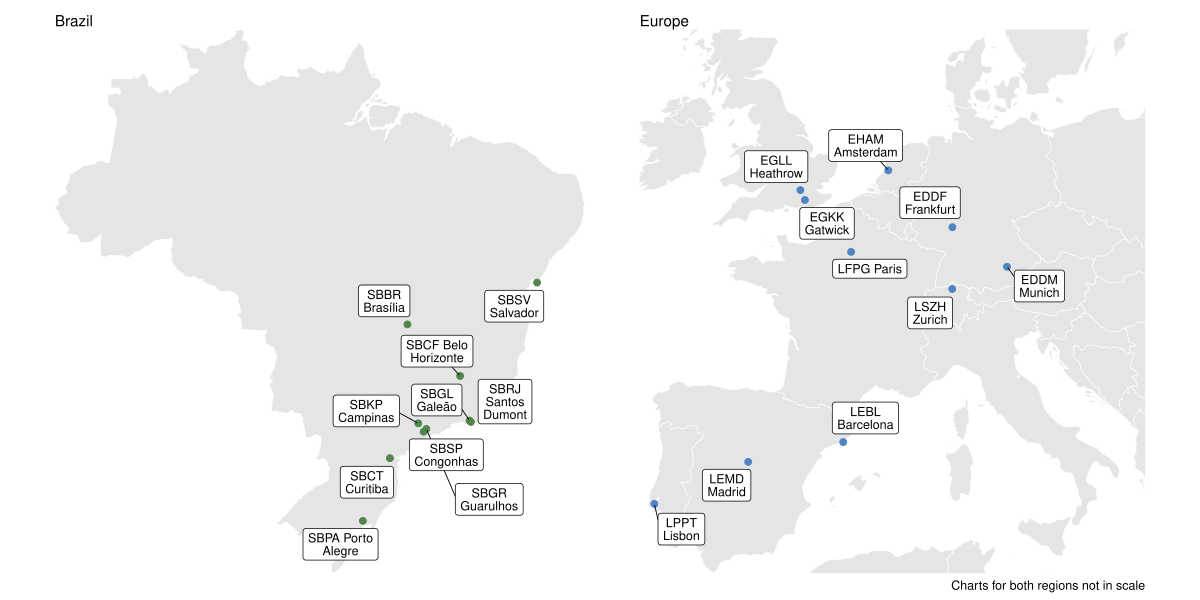

Generate this figure with R:
#' script to plot scope map
#' 
#' 

# load airport
source("_chapter-setup.R")

# get airport LAT/LON --------------------------------------------------------
# our_airports <- readr::read_csv(
#   "https://davidmegginson.github.io/ourairports-data/airports.csv"
#   , show_col_types = FALSE)
# 
# this_airports <- our_airports |> 
#   dplyr::filter(ident %in% c(bra_apts, eur_apts)) |> 
#   dplyr::select(ICAO = ident, LAT = latitude_deg, LON = longitude_deg) |> 
#   dplyr::inner_join( dplyr::bind_rows(bra_apts_names, eur_apts_names)
#                     ,dplyr::join_by(ICAO))
# 
# readr::write_csv(this_airports, "./data/airport-LAT-LON-NAME.csv")

# read-in look-up
this_airports <- readr::read_csv(here::here("data", "airport-LAT-LON-NAME.csv"), show_col_types = FALSE)
this_airports <- this_airports |> dplyr::filter(ICAO %in% c(bra_apts, eur_apts))

worldmap <- ggplot2::borders("world2", colour="lightblue", fill="lightblue")
ggplot2::ggplot() + worldmap + theme_void()

library(ggplot2)
library(ggrepel)
library(rnaturalearth)
library(rnaturalearthdata)
library(patchwork)
library(ggrepel)

world   <- ne_countries(scale = "medium", returnclass = "sf")
bra_map <- world |> dplyr::filter(admin == "Brazil")
#eur_map <- world |> dplyr::filter(admin %in% c("United Kingdom","Netherlands","Germany","Italy","Spain"))
eur_map <- ne_countries(
  country = c("Spain","Portugal","France"
              ,"United Kingdom"
              ,"Germany","Belgium","Netherlands","Luxembourg"
              ,"Austria","Switzerland", "Italy"), scale = "medium")

bra_apts_coord <- this_airports |> 
  filter(grepl(pattern = "^SB", x = ICAO)) |> 
  mutate(NUDGE_X = case_when(
    ICAO %in% c("SBSV") ~ -20
    ,.default = -10)
  )

bra_chart <- ggplot2::ggplot() +
  geom_sf(data = bra_map) +
  geom_point(data = this_airports |> filter(grepl(pattern = "^SB", x = ICAO))
             , aes(x = LON, y = LAT), col = bra_col) +
  #geom_label_repel(data = this_airports |> filter(grepl(pattern = "^SB", x = ICAO))
  geom_label_repel(data = this_airports |> filter(grepl(pattern = "^SB", x = ICAO))
                 , aes(x = LON, y = LAT
                         , label = stringr::str_wrap(paste(ICAO, NAME), 8)
                   )
                   
                   ,position = ggpp::position_nudge_center(x = -2, y = 2,
                                                    center_x = 0, center_y = 0),
                  # label.size = NA,
                   label.padding = 0.2
                   
                   , max.overlaps = Inf
                   # , force = 1
                   # , nudge_x = 5
  ) +
  theme_void()

eur_chart <- ggplot2::ggplot() +
  geom_sf(data = eur_map) + 
  coord_sf( xlim = c(-15, 25)
           ,ylim = c(35, NA)
           , expand = FALSE
           ) +
  geom_label_repel(data = this_airports |> filter(grepl(pattern = "^(E|L)", x = ICAO))
                   , aes(x = LON, y = LAT
                         , label = ICAO # paste(ICAO, NAME)
                   )
                   , max.overlaps = Inf
                   , force = 30
                  #  , nudge_x = -2
  ) +
  geom_point(data = this_airports |> filter(grepl(pattern = "^(E|L)", x = ICAO))
             ,aes(x = LON, y = LAT), color = eur_col) +
  theme_void()

#bra_chart

eur_chart


# handle whitespace around sf-plot
# https://stackoverflow.com/questions/68744892/is-there-a-way-to-remove-the-whitespace-outside-of-a-ggplot
plot_ratio <- tmaptools::get_asp_ratio(eur_map)
my_size <- 5

eur_chart |> 
  ggplot2::ggsave(filename = here::here("figures","_map-eur.png")
                  , dpi = 320, bg = "white"
                  , width = plot_ratio * my_size, height = my_size)


# setting labels by hand ----------------------------------------------
bra_apts_coord <- this_airports |> 
  filter(grepl(pattern = "^SB", x = ICAO)) |> 
  mutate(LB_LAT = LAT, LB_LON = LON) |> 
  rows_update(
    tribble(
      ~ICAO, ~LB_LAT, ~LB_LON
      ,"SBSV", -7, -45
      ) 
    , by = "ICAO"
  )


bra_chart2 <- ggplot2::ggplot() +
  geom_sf(data = bra_map) +
  geom_point(data = bra_apts_coord
             , aes(x = LON, y = LAT), col = bra_col) +
  geom_label_repel(data = bra_apts_coord
                   , aes(x = LB_LON, y = LB_LAT
                         , label = stringr::str_wrap(paste0(ICAO," \n", NAME), 10)
                   )
                   
                   ,position = ggpp::position_nudge_center(x = -2, y = 2,
                                                           center_x = 0, center_y = 0),
                   # label.size = NA,
                   label.padding = 0.2
                   
                   , max.overlaps = Inf
                   # , force = 1
                   # , nudge_x = 5
                   # control line spacing in label
                   ,lineheight = 0.7
  ) +
#  theme_void() +
  labs(subtitle = "Brazil")


bra_chart2 + eur_chart2

eur_apts_coords <- this_airports |> filter(grepl(pattern = "^(E|L)", x = ICAO)) |> 
  mutate(LB_LAT = LAT, LB_LON = LON)

eur_chart2 <- ggplot2::ggplot() +
  geom_sf(data = eur_map) + 
  coord_sf(xlim = c(-15, 25), ylim = c(35, NA), expand = FALSE) +
  geom_point( data = eur_apts_coords, aes(x = LON, y = LAT), color = eur_col) +
  geom_label_repel(
              data = eur_apts_coords
             ,aes(x = LB_LON, y = LB_LAT
                  , label = , label = stringr::str_wrap(paste(ICAO, NAME), 8)
                  )
             ,max.overlaps = Inf
             ,force = 35
             # control line spacing in label
             ,lineheight = 0.7) +
#  theme_void() +
  labs(subtitle = "Europe")

bra_chart2 + eur_chart2



## ----------------------------------------------------------------------

# Define airport data
airports <- tribble(
  ~ICAO, ~LAT, ~LON, ~NAME,
  "EDDF", 50.0, 8.56, "Frankfurt",
  "EDDM", 48.4, 11.8, "Munich",
  "EGKK", 51.1, -0.192, "Gatwick",
  "EGLL", 51.5, -0.462, "Heathrow",
  "EHAM", 52.3, 4.76, "Amsterdam",
  "LEBL", 41.3, 2.08, "Barcelona",
  "LEMD", 40.5, -3.56, "Madrid",
  "LFPG", 49.0, 2.55, "Paris",
  "LPPT", 38.8, -9.13, "Lisbon",
  "LSZH", 47.5, 8.55, "Zurich",
  "SBBR", -15.9, -47.9, "Brasília",
  "SBCF", -19.6, -44.0, "Belo Horizonte",
  "SBCT", -25.5, -49.2, "Curitiba",
  "SBGL", -22.8, -43.3, "Galeão",
  "SBGR", -23.4, -46.5, "Guarulhos",
  "SBKP", -23.0, -47.1, "Campinas",
  "SBPA", -30.0, -51.2, "Porto Alegre",
  "SBRJ", -22.9, -43.2, "Santos Dumont",
  "SBSP", -23.6, -46.7, "Congonhas",
  "SBSV", -12.9, -38.3, "Salvador"
)

# Split datasets
eur_airports <- airports |> filter(LAT > 0)
bra_airports <- airports |> filter(LAT < 0)

# Load world map (you can use a better map if you have)
world <- rnaturalearth::ne_countries(scale = "medium", returnclass = "sf")

# Define plotting function
plot_airports <- function(
      map_data
    , apt_data
    , xlim = NULL
    , ylim = NULL
  #  , title
    , label_force = 1
    , apt_dot_color = "darkblue"
    ) {
  region_plot <- ggplot() +
    geom_sf(data = map_data, fill = "gray90", color = "white") +
    geom_point(data = apt_data, aes(x = LON, y = LAT), color = apt_dot_color, size = 2) +
    geom_label_repel(
      data = apt_data,
      aes(x = LON, y = LAT, label = str_wrap(paste(ICAO, NAME), 10)),
      force = label_force,
      size = 3,
      lineheight = 0.9,
      max.overlaps = Inf,
      box.padding = 0.3,
      segment.size = 0.3
    ) +
    coord_sf(xlim = xlim, ylim = ylim, expand = FALSE) +
#    labs(title = title) +
    theme_void() +
    theme(plot.title = element_text(size = 14, face = "bold"))
}

# Europe plot
plot_eur <- plot_airports(
  world, eur_airports,
  xlim = c(-10, 20), ylim = c(36, 58),
#  title = "Europe",
  label_force = 25,
  apt_dot_color = eur_col
)

# Brazil plot
plot_bra <- plot_airports(
  world |> dplyr::filter(admin == "Brazil")
  , bra_airports,
 # xlim = c(-55, -35), ylim = c(-35, -10),
 # title = "Brazil",
  label_force = 20,
 apt_dot_color = bra_col
)

# Combine plots - contorl spacing between plots rather than stitichin it together
combi_plot_scope <- 
(plot_bra + 
   labs(subtitle = "Brazil") +
   theme(plot.margin = unit(c(0,20,0,0), "pt")) 
 ) + 
(plot_eur + 
   labs(subtitle = "Europe") + 
   theme(plot.margin = unit(c(0,0,0,20), "pt")) 
 ) +
  labs(caption = "Charts for both regions not in scale")

combi_plot_scope

combi_plot_scope |> ggsave(
 # filename = here::here("figures","_scope-airports-map.png")
  filename = here::here("figures","_scope-airports-map.pdf")
  ,dpi = 320
  ,width = 12, height = 6, units = "in"
  ,bg = "white")
